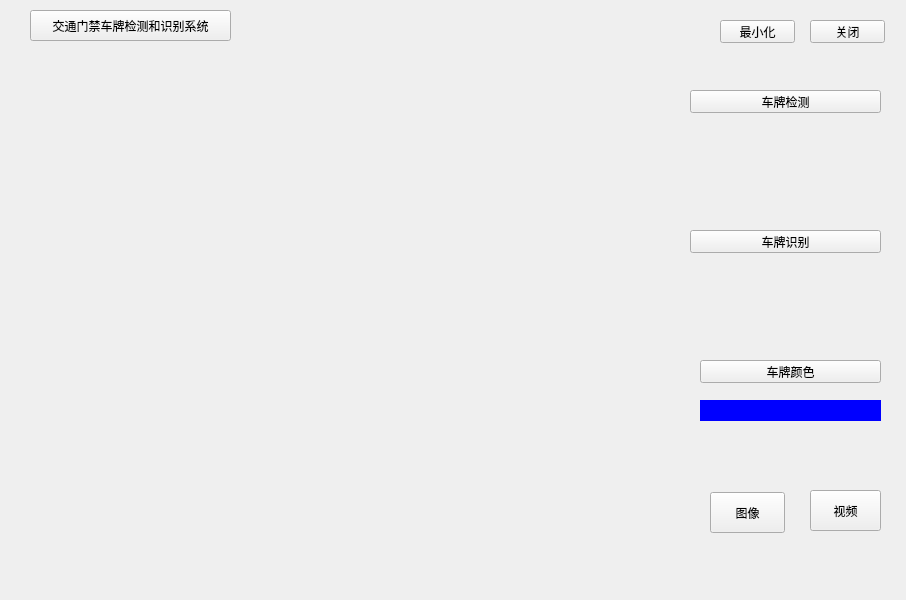
<?xml version="1.0" encoding="UTF-8"?>
<ui version="4.0">
 <class>MainWindow</class>
 <widget class="QMainWindow" name="MainWindow">
  <property name="geometry">
   <rect>
    <x>0</x>
    <y>0</y>
    <width>906</width>
    <height>600</height>
   </rect>
  </property>
  <property name="windowTitle">
   <string>交通门禁车牌检测和识别系统</string>
  </property>
  <property name="windowIcon">
   <iconset resource="my_pic.qrc">
    <normaloff>:/pic/pic/logo.ico</normaloff>:/pic/pic/logo.ico</iconset>
  </property>
  <widget class="QWidget" name="centralWidget">
   <widget class="QLabel" name="label">
    <property name="geometry">
     <rect>
      <x>30</x>
      <y>50</y>
      <width>611</width>
      <height>501</height>
     </rect>
    </property>
    <property name="text">
     <string/>
    </property>
   </widget>
   <widget class="QPushButton" name="pushButton">
    <property name="geometry">
     <rect>
      <x>720</x>
      <y>20</y>
      <width>75</width>
      <height>23</height>
     </rect>
    </property>
    <property name="text">
     <string>最小化</string>
    </property>
   </widget>
   <widget class="QPushButton" name="pushButton_2">
    <property name="geometry">
     <rect>
      <x>810</x>
      <y>20</y>
      <width>75</width>
      <height>23</height>
     </rect>
    </property>
    <property name="text">
     <string>关闭</string>
    </property>
   </widget>
   <widget class="QPushButton" name="pushButton_3">
    <property name="geometry">
     <rect>
      <x>690</x>
      <y>90</y>
      <width>191</width>
      <height>23</height>
     </rect>
    </property>
    <property name="text">
     <string>车牌检测</string>
    </property>
    <property name="icon">
     <iconset resource="my_pic.qrc">
      <normaloff>:/pic/pic/cut.png</normaloff>:/pic/pic/cut.png</iconset>
    </property>
   </widget>
   <widget class="QLabel" name="label_2">
    <property name="geometry">
     <rect>
      <x>700</x>
      <y>140</y>
      <width>181</width>
      <height>61</height>
     </rect>
    </property>
    <property name="text">
     <string/>
    </property>
   </widget>
   <widget class="QPushButton" name="pushButton_4">
    <property name="geometry">
     <rect>
      <x>690</x>
      <y>230</y>
      <width>191</width>
      <height>23</height>
     </rect>
    </property>
    <property name="text">
     <string>车牌识别</string>
    </property>
    <property name="icon">
     <iconset resource="my_pic.qrc">
      <normaloff>:/pic/pic/shibie.png</normaloff>:/pic/pic/shibie.png</iconset>
    </property>
   </widget>
   <widget class="QLabel" name="label_3">
    <property name="geometry">
     <rect>
      <x>700</x>
      <y>290</y>
      <width>171</width>
      <height>41</height>
     </rect>
    </property>
    <property name="text">
     <string/>
    </property>
   </widget>
   <widget class="QPushButton" name="pushButton_5">
    <property name="geometry">
     <rect>
      <x>700</x>
      <y>360</y>
      <width>181</width>
      <height>23</height>
     </rect>
    </property>
    <property name="text">
     <string>车牌颜色</string>
    </property>
    <property name="icon">
     <iconset resource="my_pic.qrc">
      <normaloff>:/pic/pic/color.png</normaloff>:/pic/pic/color.png</iconset>
    </property>
   </widget>
   <widget class="QLabel" name="label_4">
    <property name="geometry">
     <rect>
      <x>700</x>
      <y>400</y>
      <width>181</width>
      <height>21</height>
     </rect>
    </property>
    <property name="styleSheet">
     <string notr="true">background-color: rgb(0, 0, 255);</string>
    </property>
    <property name="text">
     <string/>
    </property>
   </widget>
   <widget class="QPushButton" name="pushButton_6">
    <property name="geometry">
     <rect>
      <x>710</x>
      <y>492</y>
      <width>75</width>
      <height>41</height>
     </rect>
    </property>
    <property name="text">
     <string>图像</string>
    </property>
    <property name="icon">
     <iconset resource="my_pic.qrc">
      <normaloff>:/pic/pic/image.png</normaloff>:/pic/pic/image.png</iconset>
    </property>
   </widget>
   <widget class="QPushButton" name="pushButton_7">
    <property name="geometry">
     <rect>
      <x>810</x>
      <y>490</y>
      <width>71</width>
      <height>41</height>
     </rect>
    </property>
    <property name="text">
     <string>视频</string>
    </property>
    <property name="icon">
     <iconset resource="my_pic.qrc">
      <normaloff>:/pic/pic/video.png</normaloff>:/pic/pic/video.png</iconset>
    </property>
   </widget>
   <widget class="QPushButton" name="pushButton_8">
    <property name="geometry">
     <rect>
      <x>30</x>
      <y>10</y>
      <width>201</width>
      <height>31</height>
     </rect>
    </property>
    <property name="font">
     <font>
      <family>Meiryo UI</family>
     </font>
    </property>
    <property name="text">
     <string>交通门禁车牌检测和识别系统</string>
    </property>
    <property name="icon">
     <iconset resource="my_pic.qrc">
      <normaloff>:/pic/pic/logo.ico</normaloff>:/pic/pic/logo.ico</iconset>
    </property>
   </widget>
  </widget>
 </widget>
 <resources>
  <include location="my_pic.qrc"/>
 </resources>
 <connections/>
</ui>
